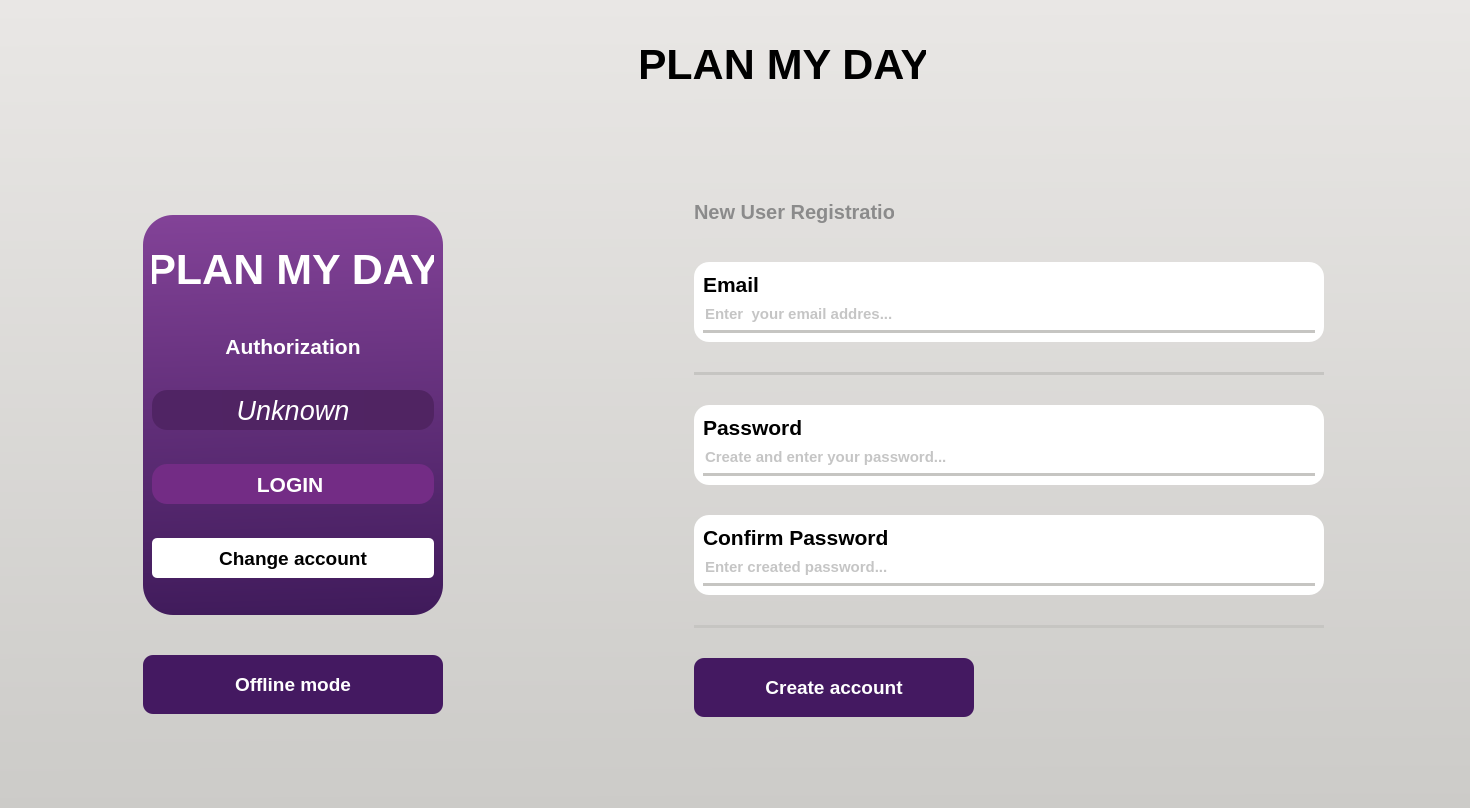
<?xml version="1.0" encoding="UTF-8"?>
<ui version="4.0">
 <class>MainWindow</class>
 <widget class="QMainWindow" name="MainWindow">
  <property name="geometry">
   <rect>
    <x>0</x>
    <y>0</y>
    <width>1470</width>
    <height>808</height>
   </rect>
  </property>
  <property name="windowTitle">
   <string>MainWindow</string>
  </property>
  <property name="styleSheet">
   <string notr="true">background-color: qlineargradient(spread:pad, x1:0.52451, y1:1, x2:0.514706, y2:0, stop:0 rgba(204, 203, 200, 255), stop:1 rgba(233, 231, 229, 255));
border-radius: 15px;</string>
  </property>
  <widget class="QWidget" name="centralwidget">
   <layout class="QVBoxLayout" name="verticalLayout">
    <item>
     <widget class="QFrame" name="header">
      <property name="maximumSize">
       <size>
        <width>16777215</width>
        <height>110</height>
       </size>
      </property>
      <property name="styleSheet">
       <string notr="true">background-color: none;</string>
      </property>
      <property name="frameShape">
       <enum>QFrame::StyledPanel</enum>
      </property>
      <property name="frameShadow">
       <enum>QFrame::Raised</enum>
      </property>
      <layout class="QHBoxLayout" name="horizontalLayout">
       <property name="spacing">
        <number>0</number>
       </property>
       <property name="leftMargin">
        <number>10</number>
       </property>
       <property name="topMargin">
        <number>0</number>
       </property>
       <property name="rightMargin">
        <number>10</number>
       </property>
       <property name="bottomMargin">
        <number>10</number>
       </property>
       <item>
        <widget class="QFrame" name="logo">
         <property name="minimumSize">
          <size>
           <width>0</width>
           <height>120</height>
          </size>
         </property>
         <property name="maximumSize">
          <size>
           <width>400</width>
           <height>16777215</height>
          </size>
         </property>
         <property name="styleSheet">
          <string notr="true">background-color: none;</string>
         </property>
         <property name="frameShape">
          <enum>QFrame::StyledPanel</enum>
         </property>
         <property name="frameShadow">
          <enum>QFrame::Raised</enum>
         </property>
         <layout class="QHBoxLayout" name="horizontalLayout_4">
          <property name="topMargin">
           <number>0</number>
          </property>
          <item>
           <widget class="QLabel" name="label_11">
            <property name="minimumSize">
             <size>
              <width>91</width>
              <height>101</height>
             </size>
            </property>
            <property name="styleSheet">
             <string notr="true">background-color:none;</string>
            </property>
            <property name="text">
             <string/>
            </property>
            <property name="pixmap">
             <pixmap>Default_Create_a_highly_effective_logo_for_your_new_app_Plan_M_2 2.png</pixmap>
            </property>
            <property name="alignment">
             <set>Qt::AlignCenter</set>
            </property>
           </widget>
          </item>
          <item>
           <widget class="QLabel" name="label_10">
            <property name="font">
             <font>
              <pointsize>32</pointsize>
              <bold>true</bold>
             </font>
            </property>
            <property name="styleSheet">
             <string notr="true">background-color: none;
color: black;</string>
            </property>
            <property name="text">
             <string>PLAN MY DAY</string>
            </property>
            <property name="alignment">
             <set>Qt::AlignCenter</set>
            </property>
           </widget>
          </item>
         </layout>
        </widget>
       </item>
      </layout>
     </widget>
    </item>
    <item>
     <widget class="QFrame" name="body">
      <property name="styleSheet">
       <string notr="true">background-color: none;</string>
      </property>
      <property name="frameShape">
       <enum>QFrame::StyledPanel</enum>
      </property>
      <property name="frameShadow">
       <enum>QFrame::Raised</enum>
      </property>
      <layout class="QHBoxLayout" name="horizontalLayout_3">
       <property name="spacing">
        <number>125</number>
       </property>
       <property name="leftMargin">
        <number>25</number>
       </property>
       <property name="rightMargin">
        <number>25</number>
       </property>
       <item>
        <widget class="QFrame" name="frame">
         <property name="minimumSize">
          <size>
           <width>0</width>
           <height>550</height>
          </size>
         </property>
         <property name="maximumSize">
          <size>
           <width>325</width>
           <height>600</height>
          </size>
         </property>
         <property name="frameShape">
          <enum>QFrame::StyledPanel</enum>
         </property>
         <property name="frameShadow">
          <enum>QFrame::Raised</enum>
         </property>
         <layout class="QVBoxLayout" name="verticalLayout_6">
          <item>
           <widget class="QFrame" name="auth">
            <property name="minimumSize">
             <size>
              <width>300</width>
              <height>400</height>
             </size>
            </property>
            <property name="maximumSize">
             <size>
              <width>300</width>
              <height>390</height>
             </size>
            </property>
            <property name="styleSheet">
             <string notr="true">
background-color: qlineargradient(spread:pad, x1:0.495098, y1:0, x2:0.514706, y2:1, stop:0 rgba(130, 66, 151, 255), stop:1 rgba(64, 27, 91, 255));
border-radius: 30px;
max-width: 300px;
</string>
            </property>
            <property name="frameShape">
             <enum>QFrame::StyledPanel</enum>
            </property>
            <property name="frameShadow">
             <enum>QFrame::Raised</enum>
            </property>
            <layout class="QVBoxLayout" name="verticalLayout_7">
             <item>
              <widget class="QLabel" name="label_2">
               <property name="maximumSize">
                <size>
                 <width>300</width>
                 <height>50</height>
                </size>
               </property>
               <property name="font">
                <font>
                 <pointsize>32</pointsize>
                 <bold>true</bold>
                </font>
               </property>
               <property name="styleSheet">
                <string notr="true">QLabel {
	
	background-color: none;
	color: rgb(255, 255, 255);
	margin-bottom: 15px 0px 0px 0px;
}</string>
               </property>
               <property name="text">
                <string>PLAN MY DAY</string>
               </property>
               <property name="alignment">
                <set>Qt::AlignCenter</set>
               </property>
              </widget>
             </item>
             <item>
              <widget class="QLabel" name="label_3">
               <property name="maximumSize">
                <size>
                 <width>300</width>
                 <height>20</height>
                </size>
               </property>
               <property name="font">
                <font>
                 <pointsize>16</pointsize>
                 <bold>true</bold>
                </font>
               </property>
               <property name="styleSheet">
                <string notr="true">QLabel {
	
	background-color: none;
	color: rgb(255, 255, 255);

}</string>
               </property>
               <property name="text">
                <string>Authorization</string>
               </property>
               <property name="alignment">
                <set>Qt::AlignCenter</set>
               </property>
              </widget>
             </item>
             <item>
              <widget class="QLabel" name="label_4">
               <property name="maximumSize">
                <size>
                 <width>300</width>
                 <height>40</height>
                </size>
               </property>
               <property name="font">
                <font>
                 <pointsize>20</pointsize>
                 <italic>true</italic>
                </font>
               </property>
               <property name="styleSheet">
                <string notr="true">QLabel {
	color: white;
	background-color: qlineargradient(spread:pad, x1:0, y1:0.506, x2:1, y2:0.505682, stop:0 rgba(80, 36, 100, 255), stop:1 rgba(80, 36, 98, 255));
	border-radius: 15px;
}</string>
               </property>
               <property name="text">
                <string>Unknown</string>
               </property>
               <property name="alignment">
                <set>Qt::AlignCenter</set>
               </property>
              </widget>
             </item>
             <item>
              <widget class="QPushButton" name="pushButton">
               <property name="minimumSize">
                <size>
                 <width>0</width>
                 <height>40</height>
                </size>
               </property>
               <property name="maximumSize">
                <size>
                 <width>300</width>
                 <height>40</height>
                </size>
               </property>
               <property name="font">
                <font>
                 <pointsize>16</pointsize>
                 <bold>true</bold>
                </font>
               </property>
               <property name="styleSheet">
                <string notr="true">	color: white;
	background-color: rgb(115, 44, 133);
	border-radius: 15px;
</string>
               </property>
               <property name="text">
                <string>LOGIN </string>
               </property>
              </widget>
             </item>
             <item>
              <widget class="QPushButton" name="pushButton_2">
               <property name="sizePolicy">
                <sizepolicy hsizetype="Minimum" vsizetype="Fixed">
                 <horstretch>0</horstretch>
                 <verstretch>0</verstretch>
                </sizepolicy>
               </property>
               <property name="minimumSize">
                <size>
                 <width>0</width>
                 <height>40</height>
                </size>
               </property>
               <property name="maximumSize">
                <size>
                 <width>300</width>
                 <height>40</height>
                </size>
               </property>
               <property name="font">
                <font>
                 <pointsize>14</pointsize>
                 <bold>true</bold>
                </font>
               </property>
               <property name="styleSheet">
                <string notr="true">	color: black;
	background-color: white;
	border-radius: 5px;
</string>
               </property>
               <property name="text">
                <string>Change account</string>
               </property>
              </widget>
             </item>
            </layout>
           </widget>
          </item>
          <item>
           <widget class="QPushButton" name="pushButton_3">
            <property name="minimumSize">
             <size>
              <width>280</width>
              <height>59</height>
             </size>
            </property>
            <property name="maximumSize">
             <size>
              <width>300</width>
              <height>59</height>
             </size>
            </property>
            <property name="font">
             <font>
              <pointsize>14</pointsize>
              <bold>true</bold>
             </font>
            </property>
            <property name="styleSheet">
             <string notr="true">	color: white;
	background-color: rgb(68, 25, 97);
	border-radius: 10px;
</string>
            </property>
            <property name="text">
             <string>Offline mode</string>
            </property>
           </widget>
          </item>
         </layout>
        </widget>
       </item>
       <item>
        <widget class="QFrame" name="registration">
         <property name="minimumSize">
          <size>
           <width>620</width>
           <height>0</height>
          </size>
         </property>
         <property name="maximumSize">
          <size>
           <width>650</width>
           <height>600</height>
          </size>
         </property>
         <property name="frameShape">
          <enum>QFrame::StyledPanel</enum>
         </property>
         <property name="frameShadow">
          <enum>QFrame::Raised</enum>
         </property>
         <layout class="QVBoxLayout" name="verticalLayout_2">
          <property name="spacing">
           <number>0</number>
          </property>
          <property name="leftMargin">
           <number>10</number>
          </property>
          <property name="topMargin">
           <number>0</number>
          </property>
          <property name="rightMargin">
           <number>10</number>
          </property>
          <property name="bottomMargin">
           <number>10</number>
          </property>
          <item>
           <widget class="QLabel" name="label_12">
            <property name="maximumSize">
             <size>
              <width>200</width>
              <height>40</height>
             </size>
            </property>
            <property name="font">
             <font>
              <pointsize>15</pointsize>
              <bold>true</bold>
             </font>
            </property>
            <property name="styleSheet">
             <string notr="true">background-color: none;
color: rgb(139, 139, 139)</string>
            </property>
            <property name="text">
             <string>New User Registration</string>
            </property>
           </widget>
          </item>
          <item>
           <widget class="QFrame" name="email">
            <property name="minimumSize">
             <size>
              <width>460</width>
              <height>0</height>
             </size>
            </property>
            <property name="maximumSize">
             <size>
              <width>16777215</width>
              <height>80</height>
             </size>
            </property>
            <property name="styleSheet">
             <string notr="true">background-color: white;
	border-radius: 15px;</string>
            </property>
            <property name="frameShape">
             <enum>QFrame::StyledPanel</enum>
            </property>
            <property name="frameShadow">
             <enum>QFrame::Raised</enum>
            </property>
            <layout class="QVBoxLayout" name="verticalLayout_3">
             <item>
              <widget class="QLabel" name="label_17">
               <property name="font">
                <font>
                 <pointsize>16</pointsize>
                 <bold>true</bold>
                </font>
               </property>
               <property name="styleSheet">
                <string notr="true">color: black;
background-color: none;</string>
               </property>
               <property name="text">
                <string>Email</string>
               </property>
              </widget>
             </item>
             <item>
              <widget class="QLineEdit" name="lineEdit_5">
               <property name="font">
                <font>
                 <pointsize>11</pointsize>
                 <bold>true</bold>
                </font>
               </property>
               <property name="styleSheet">
                <string notr="true">color: rgb(139, 139, 139);
background-color: rgba(255, 255, 255, 0);</string>
               </property>
               <property name="placeholderText">
                <string>Enter  your email addres...</string>
               </property>
              </widget>
             </item>
             <item>
              <widget class="Line" name="line_7">
               <property name="font">
                <font>
                 <pointsize>15</pointsize>
                </font>
               </property>
               <property name="styleSheet">
                <string notr="true">background-color: rgb(198, 197, 194);
</string>
               </property>
               <property name="orientation">
                <enum>Qt::Horizontal</enum>
               </property>
              </widget>
             </item>
            </layout>
           </widget>
          </item>
          <item>
           <widget class="Line" name="line">
            <property name="font">
             <font>
              <pointsize>15</pointsize>
             </font>
            </property>
            <property name="styleSheet">
             <string notr="true">background-color: rgb(198, 197, 194)</string>
            </property>
            <property name="orientation">
             <enum>Qt::Horizontal</enum>
            </property>
           </widget>
          </item>
          <item>
           <widget class="QFrame" name="password">
            <property name="minimumSize">
             <size>
              <width>457</width>
              <height>0</height>
             </size>
            </property>
            <property name="maximumSize">
             <size>
              <width>16777215</width>
              <height>80</height>
             </size>
            </property>
            <property name="styleSheet">
             <string notr="true">background-color: white;
	border-radius: 15px;</string>
            </property>
            <property name="frameShape">
             <enum>QFrame::StyledPanel</enum>
            </property>
            <property name="frameShadow">
             <enum>QFrame::Raised</enum>
            </property>
            <layout class="QVBoxLayout" name="verticalLayout_4">
             <item>
              <widget class="QLabel" name="label_18">
               <property name="font">
                <font>
                 <pointsize>16</pointsize>
                 <bold>true</bold>
                </font>
               </property>
               <property name="styleSheet">
                <string notr="true">color: black;
background-color: none;</string>
               </property>
               <property name="text">
                <string>Password</string>
               </property>
              </widget>
             </item>
             <item>
              <widget class="QLineEdit" name="lineEdit_6">
               <property name="font">
                <font>
                 <pointsize>11</pointsize>
                 <bold>true</bold>
                </font>
               </property>
               <property name="styleSheet">
                <string notr="true">color: rgb(139, 139, 139);
background-color: rgba(255, 255, 255, 0);</string>
               </property>
               <property name="placeholderText">
                <string>Create and enter your password...</string>
               </property>
              </widget>
             </item>
             <item>
              <widget class="Line" name="line_8">
               <property name="font">
                <font>
                 <pointsize>15</pointsize>
                </font>
               </property>
               <property name="styleSheet">
                <string notr="true">background-color: rgb(198, 197, 194);
</string>
               </property>
               <property name="orientation">
                <enum>Qt::Horizontal</enum>
               </property>
              </widget>
             </item>
            </layout>
           </widget>
          </item>
          <item>
           <widget class="QFrame" name="password_2">
            <property name="minimumSize">
             <size>
              <width>457</width>
              <height>0</height>
             </size>
            </property>
            <property name="maximumSize">
             <size>
              <width>16777215</width>
              <height>80</height>
             </size>
            </property>
            <property name="styleSheet">
             <string notr="true">background-color: white;
	border-radius: 15px;</string>
            </property>
            <property name="frameShape">
             <enum>QFrame::StyledPanel</enum>
            </property>
            <property name="frameShadow">
             <enum>QFrame::Raised</enum>
            </property>
            <layout class="QVBoxLayout" name="verticalLayout_5">
             <item>
              <widget class="QLabel" name="label_16">
               <property name="font">
                <font>
                 <pointsize>16</pointsize>
                 <bold>true</bold>
                </font>
               </property>
               <property name="styleSheet">
                <string notr="true">color: black;
background-color: none;</string>
               </property>
               <property name="text">
                <string>Confirm Password</string>
               </property>
              </widget>
             </item>
             <item>
              <widget class="QLineEdit" name="lineEdit_4">
               <property name="font">
                <font>
                 <pointsize>11</pointsize>
                 <bold>true</bold>
                </font>
               </property>
               <property name="styleSheet">
                <string notr="true">color: rgb(139, 139, 139);
background-color: rgba(255, 255, 255, 0);</string>
               </property>
               <property name="placeholderText">
                <string>Enter created password...</string>
               </property>
              </widget>
             </item>
             <item>
              <widget class="Line" name="line_6">
               <property name="font">
                <font>
                 <pointsize>15</pointsize>
                </font>
               </property>
               <property name="styleSheet">
                <string notr="true">background-color: rgb(198, 197, 194);
</string>
               </property>
               <property name="orientation">
                <enum>Qt::Horizontal</enum>
               </property>
              </widget>
             </item>
            </layout>
           </widget>
          </item>
          <item>
           <widget class="Line" name="line_2">
            <property name="font">
             <font>
              <pointsize>15</pointsize>
             </font>
            </property>
            <property name="styleSheet">
             <string notr="true">background-color: rgb(198, 197, 194)</string>
            </property>
            <property name="orientation">
             <enum>Qt::Horizontal</enum>
            </property>
           </widget>
          </item>
          <item>
           <widget class="QPushButton" name="pushButton_4">
            <property name="minimumSize">
             <size>
              <width>280</width>
              <height>59</height>
             </size>
            </property>
            <property name="maximumSize">
             <size>
              <width>280</width>
              <height>59</height>
             </size>
            </property>
            <property name="font">
             <font>
              <pointsize>14</pointsize>
              <bold>true</bold>
             </font>
            </property>
            <property name="styleSheet">
             <string notr="true">	color: white;
	background-color: rgb(68, 25, 97);
	border-radius: 10px;
</string>
            </property>
            <property name="text">
             <string>Create account</string>
            </property>
           </widget>
          </item>
         </layout>
        </widget>
       </item>
      </layout>
     </widget>
    </item>
   </layout>
  </widget>
 </widget>
 <resources/>
 <connections/>
</ui>
